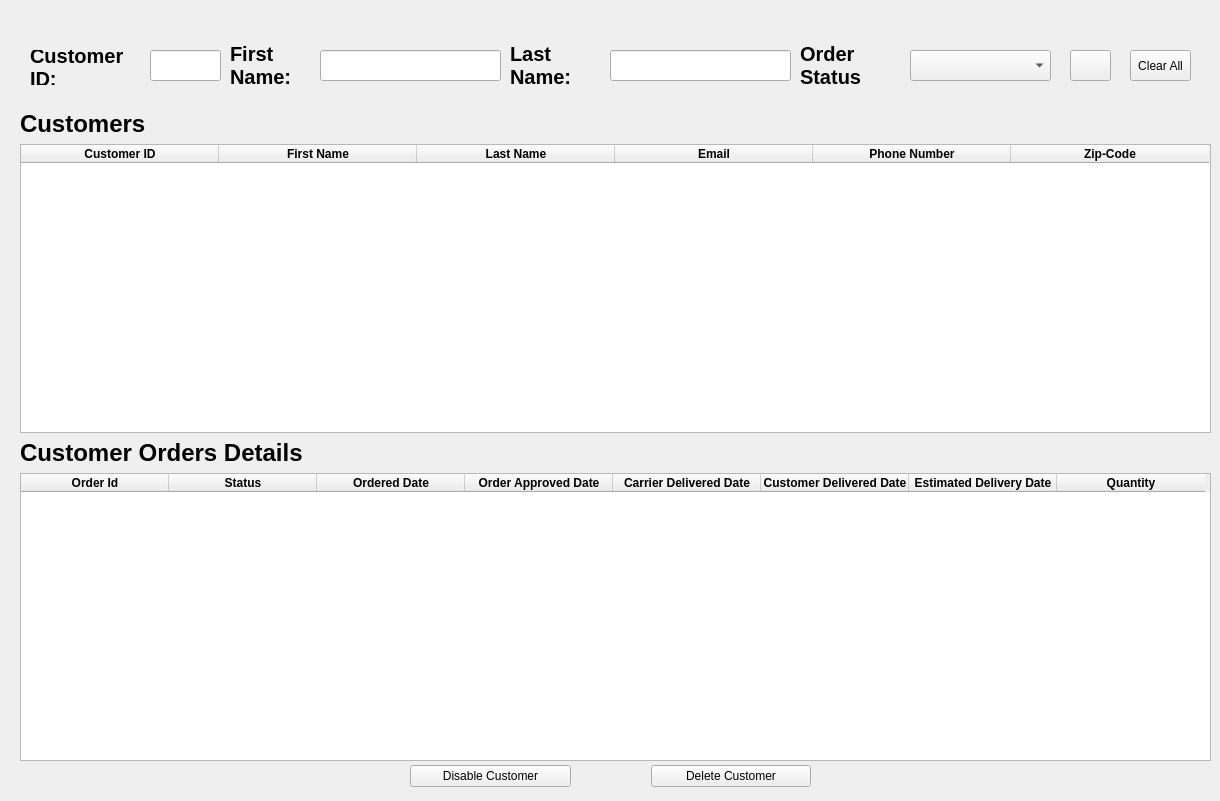
    <widget class="QWidget" name="StPageCustomers_3">
     <widget class="QWidget" name="layoutWidget_50">
      <property name="geometry">
       <rect>
        <x>20</x>
        <y>110</y>
        <width>1191</width>
        <height>651</height>
       </rect>
      </property>
      <layout class="QVBoxLayout" name="verticalLayout_26">
       <item>
        <widget class="QLabel" name="label_48">
         <property name="font">
          <font>
           <pointsize>18</pointsize>
           <weight>75</weight>
           <bold>true</bold>
          </font>
         </property>
         <property name="text">
          <string>Customers</string>
         </property>
        </widget>
       </item>
       <item>
        <widget class="QTableWidget" name="tblCustomers_3">
         <property name="editTriggers">
          <set>QAbstractItemView::NoEditTriggers</set>
         </property>
         <attribute name="horizontalHeaderDefaultSectionSize">
          <number>198</number>
         </attribute>
         <attribute name="horizontalHeaderShowSortIndicator" stdset="0">
          <bool>true</bool>
         </attribute>
         <attribute name="verticalHeaderVisible">
          <bool>false</bool>
         </attribute>
         <column>
          <property name="text">
           <string>Customer ID</string>
          </property>
          <property name="font">
           <font>
            <weight>75</weight>
            <bold>true</bold>
           </font>
          </property>
          <property name="background">
           <color>
            <red>255</red>
            <green>255</green>
            <blue>255</blue>
           </color>
          </property>
         </column>
         <column>
          <property name="text">
           <string>First Name</string>
          </property>
          <property name="font">
           <font>
            <weight>75</weight>
            <bold>true</bold>
           </font>
          </property>
          <property name="background">
           <color>
            <red>255</red>
            <green>255</green>
            <blue>255</blue>
           </color>
          </property>
         </column>
         <column>
          <property name="text">
           <string>Last Name</string>
          </property>
          <property name="font">
           <font>
            <weight>75</weight>
            <bold>true</bold>
           </font>
          </property>
          <property name="background">
           <color>
            <red>255</red>
            <green>255</green>
            <blue>255</blue>
           </color>
          </property>
         </column>
         <column>
          <property name="text">
           <string>Email</string>
          </property>
          <property name="font">
           <font>
            <weight>75</weight>
            <bold>true</bold>
           </font>
          </property>
          <property name="background">
           <color>
            <red>255</red>
            <green>255</green>
            <blue>255</blue>
           </color>
          </property>
         </column>
         <column>
          <property name="text">
           <string>Phone Number</string>
          </property>
          <property name="font">
           <font>
            <weight>75</weight>
            <bold>true</bold>
           </font>
          </property>
          <property name="background">
           <color>
            <red>255</red>
            <green>255</green>
            <blue>255</blue>
           </color>
          </property>
         </column>
         <column>
          <property name="text">
           <string>Zip-Code</string>
          </property>
          <property name="font">
           <font>
            <weight>75</weight>
            <bold>true</bold>
           </font>
          </property>
          <property name="background">
           <color>
            <red>255</red>
            <green>255</green>
            <blue>255</blue>
           </color>
          </property>
         </column>
        </widget>
       </item>
       <item>
        <widget class="QLabel" name="label_51">
         <property name="font">
          <font>
           <pointsize>18</pointsize>
           <weight>75</weight>
           <bold>true</bold>
          </font>
         </property>
         <property name="text">
          <string>Customer Orders Details</string>
         </property>
        </widget>
       </item>
       <item>
        <widget class="QTableWidget" name="tblCustOrders_3">
         <property name="editTriggers">
          <set>QAbstractItemView::NoEditTriggers</set>
         </property>
         <attribute name="horizontalHeaderDefaultSectionSize">
          <number>148</number>
         </attribute>
         <attribute name="horizontalHeaderShowSortIndicator" stdset="0">
          <bool>true</bool>
         </attribute>
         <attribute name="verticalHeaderVisible">
          <bool>false</bool>
         </attribute>
         <column>
          <property name="text">
           <string>Order Id</string>
          </property>
          <property name="font">
           <font>
            <weight>75</weight>
            <bold>true</bold>
           </font>
          </property>
          <property name="background">
           <color>
            <red>255</red>
            <green>255</green>
            <blue>255</blue>
           </color>
          </property>
         </column>
         <column>
          <property name="text">
           <string>Status</string>
          </property>
          <property name="font">
           <font>
            <weight>75</weight>
            <bold>true</bold>
           </font>
          </property>
          <property name="background">
           <color>
            <red>255</red>
            <green>255</green>
            <blue>255</blue>
           </color>
          </property>
         </column>
         <column>
          <property name="text">
           <string>Ordered Date</string>
          </property>
          <property name="font">
           <font>
            <weight>75</weight>
            <bold>true</bold>
           </font>
          </property>
          <property name="background">
           <color>
            <red>255</red>
            <green>255</green>
            <blue>255</blue>
           </color>
          </property>
         </column>
         <column>
          <property name="text">
           <string>Order Approved Date</string>
          </property>
          <property name="font">
           <font>
            <weight>75</weight>
            <bold>true</bold>
           </font>
          </property>
          <property name="background">
           <color>
            <red>255</red>
            <green>255</green>
            <blue>255</blue>
           </color>
          </property>
         </column>
         <column>
          <property name="text">
           <string>Carrier Delivered Date</string>
          </property>
          <property name="font">
           <font>
            <weight>75</weight>
            <bold>true</bold>
           </font>
          </property>
          <property name="background">
           <color>
            <red>255</red>
            <green>255</green>
            <blue>255</blue>
           </color>
          </property>
         </column>
         <column>
          <property name="text">
           <string>Customer Delivered Date</string>
          </property>
          <property name="font">
           <font>
            <weight>75</weight>
            <bold>true</bold>
           </font>
          </property>
          <property name="background">
           <color>
            <red>255</red>
            <green>255</green>
            <blue>255</blue>
           </color>
          </property>
         </column>
         <column>
          <property name="text">
           <string>Estimated Delivery Date</string>
          </property>
          <property name="font">
           <font>
            <weight>75</weight>
            <italic>false</italic>
            <bold>true</bold>
           </font>
          </property>
          <property name="background">
           <color>
            <red>255</red>
            <green>255</green>
            <blue>255</blue>
           </color>
          </property>
         </column>
         <column>
          <property name="text">
           <string>Quantity</string>
          </property>
          <property name="font">
           <font>
            <weight>75</weight>
            <bold>true</bold>
           </font>
          </property>
          <property name="background">
           <color>
            <red>255</red>
            <green>255</green>
            <blue>255</blue>
           </color>
          </property>
         </column>
        </widget>
       </item>
      </layout>
     </widget>
     <widget class="QLineEdit" name="txtSrchCustName_4">
      <property name="geometry">
       <rect>
        <x>610</x>
        <y>50</y>
        <width>181</width>
        <height>31</height>
       </rect>
      </property>
     </widget>
     <widget class="QLabel" name="label_59">
      <property name="geometry">
       <rect>
        <x>230</x>
        <y>40</y>
        <width>91</width>
        <height>51</height>
       </rect>
      </property>
      <property name="font">
       <font>
        <pointsize>15</pointsize>
        <weight>75</weight>
        <bold>true</bold>
       </font>
      </property>
      <property name="text">
       <string>First Name:</string>
      </property>
      <property name="wordWrap">
       <bool>true</bool>
      </property>
     </widget>
     <widget class="QPushButton" name="btnCustSearch_4">
      <property name="geometry">
       <rect>
        <x>1070</x>
        <y>50</y>
        <width>41</width>
        <height>31</height>
       </rect>
      </property>
      <property name="text">
       <string/>
      </property>
      <property name="icon">
       <iconset>
        <normaloff>picture/findglass.png</normaloff>picture/findglass.png</iconset>
      </property>
      <property name="iconSize">
       <size>
        <width>25</width>
        <height>25</height>
       </size>
      </property>
      <property name="checkable">
       <bool>false</bool>
      </property>
      <property name="autoExclusive">
       <bool>true</bool>
      </property>
     </widget>
     <widget class="QLabel" name="label_56">
      <property name="enabled">
       <bool>true</bool>
      </property>
      <property name="geometry">
       <rect>
        <x>30</x>
        <y>50</y>
        <width>111</width>
        <height>35</height>
       </rect>
      </property>
      <property name="font">
       <font>
        <pointsize>15</pointsize>
        <weight>75</weight>
        <bold>true</bold>
       </font>
      </property>
      <property name="text">
       <string>Customer ID:</string>
      </property>
      <property name="wordWrap">
       <bool>true</bool>
      </property>
     </widget>
     <widget class="QLineEdit" name="txtCustId_4">
      <property name="geometry">
       <rect>
        <x>150</x>
        <y>50</y>
        <width>71</width>
        <height>31</height>
       </rect>
      </property>
     </widget>
     <widget class="QLabel" name="label_58">
      <property name="geometry">
       <rect>
        <x>510</x>
        <y>40</y>
        <width>91</width>
        <height>51</height>
       </rect>
      </property>
      <property name="font">
       <font>
        <pointsize>15</pointsize>
        <weight>75</weight>
        <bold>true</bold>
       </font>
      </property>
      <property name="text">
       <string>Last Name:</string>
      </property>
      <property name="wordWrap">
       <bool>true</bool>
      </property>
     </widget>
     <widget class="QLineEdit" name="txtSrchCustName_5">
      <property name="geometry">
       <rect>
        <x>320</x>
        <y>50</y>
        <width>181</width>
        <height>31</height>
       </rect>
      </property>
     </widget>
     <widget class="QWidget" name="layoutWidget_49">
      <property name="geometry">
       <rect>
        <x>410</x>
        <y>760</y>
        <width>401</width>
        <height>32</height>
       </rect>
      </property>
      <layout class="QHBoxLayout" name="horizontalLayout_17">
       <property name="spacing">
        <number>80</number>
       </property>
       <item>
        <widget class="QPushButton" name="BtnDisableCustomer_3">
         <property name="text">
          <string>Disable Customer</string>
         </property>
        </widget>
       </item>
       <item>
        <widget class="QPushButton" name="BtnDeleteCustomer_3">
         <property name="text">
          <string>Delete Customer</string>
         </property>
        </widget>
       </item>
      </layout>
     </widget>
     <widget class="QLabel" name="label_60">
      <property name="geometry">
       <rect>
        <x>800</x>
        <y>40</y>
        <width>101</width>
        <height>51</height>
       </rect>
      </property>
      <property name="font">
       <font>
        <pointsize>15</pointsize>
        <weight>75</weight>
        <bold>true</bold>
       </font>
      </property>
      <property name="text">
       <string>Order Status</string>
      </property>
      <property name="wordWrap">
       <bool>true</bool>
      </property>
     </widget>
     <widget class="QPushButton" name="btnCustSearch_5">
      <property name="enabled">
       <bool>true</bool>
      </property>
      <property name="geometry">
       <rect>
        <x>1130</x>
        <y>50</y>
        <width>61</width>
        <height>31</height>
       </rect>
      </property>
      <property name="text">
       <string>Clear All</string>
      </property>
      <property name="iconSize">
       <size>
        <width>25</width>
        <height>25</height>
       </size>
      </property>
      <property name="checkable">
       <bool>false</bool>
      </property>
      <property name="autoExclusive">
       <bool>true</bool>
      </property>
      <property name="autoDefault">
       <bool>false</bool>
      </property>
     </widget>
     <widget class="QComboBox" name="ComboBox_status_order">
      <property name="geometry">
       <rect>
        <x>910</x>
        <y>50</y>
        <width>141</width>
        <height>31</height>
       </rect>
      </property>
     </widget>
    </widget>
